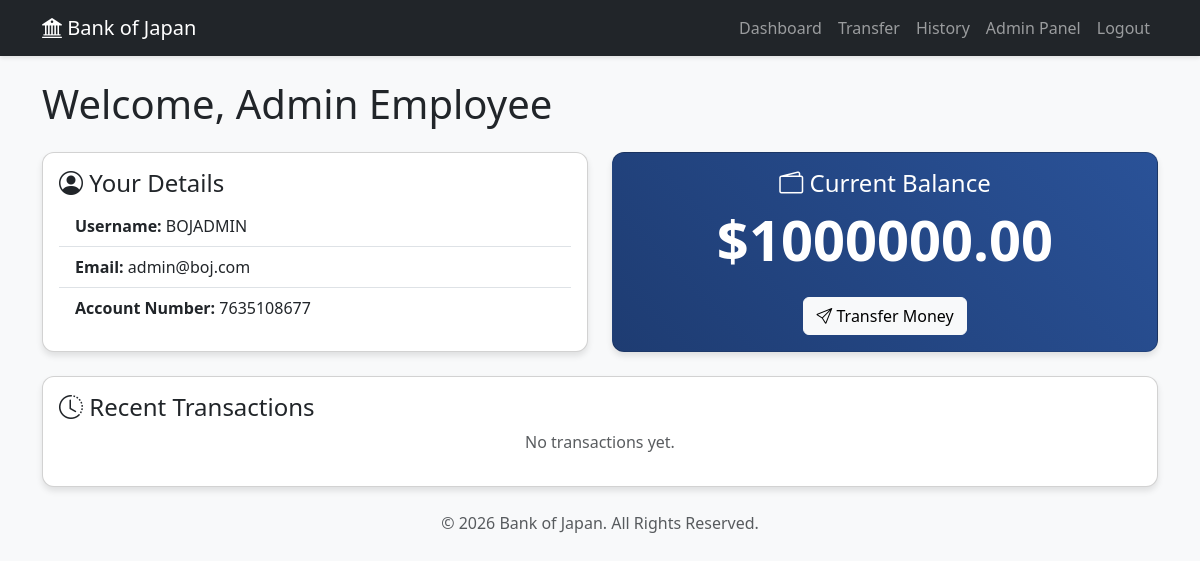
The page /dashboard (signed in) on the database its author committed.
### app.py (models this page shows, shortened)
class User(UserMixin, db.Model):
    id = db.Column(db.Integer, primary_key=True)
    username = db.Column(db.String(20), unique=True, nullable=False)
    name = db.Column(db.String(100), nullable=False)
    email = db.Column(db.String(120), unique=True, nullable=False)
    phone = db.Column(db.String(20), nullable=False)
    address = db.Column(db.String(200), nullable=False)
    password_hash = db.Column(db.String(60), nullable=False)
    is_employee = db.Column(db.Boolean, default=False)
    created_at = db.Column(db.DateTime, default=lambda: datetime.now(timezone.utc))
    account = db.relationship('Account', backref='owner', uselist=False, cascade="all, delete-orphan")

class Account(db.Model):
    id = db.Column(db.Integer, primary_key=True)
    user_id = db.Column(db.Integer, db.ForeignKey('user.id'), nullable=False)
    account_number = db.Column(db.String(20), unique=True, nullable=False)
    balance = db.Column(db.Float, nullable=False, default=1000.00) # New users get a starting balance
    transactions = db.relationship('Transaction', backref='account', lazy=True)

### app.py (the view)
@app.route("/dashboard")
@login_required
def dashboard():
    account = current_user.account
    recent_transactions = Transaction.query.filter_by(account_id=account.id).order_by(Transaction.timestamp.desc()).limit(5).all()
    return render_template('dashboard.html', title='Dashboard', account=account, transactions=recent_transactions)

### app.py (called while the page is built)
@app.context_processor
def inject_now():
    return {'now': datetime.now(timezone.utc)}

@login_manager.user_loader
def load_user(user_id):
    return User.query.get(int(user_id))

### templates/dashboard.html
{% extends "base.html" %}
{% block content %}
<h1 class="mb-4">Welcome, {{ current_user.name }}</h1>
<div class="row g-4">
    <div class="col-md-6">
        <div class="card h-100">
            <div class="card-body">
                <h4 class="card-title"><i class="bi bi-person-circle"></i> Your Details</h4>
                <ul class="list-group list-group-flush">
                    <li class="list-group-item"><strong>Username:</strong> {{ current_user.username }}</li>
                    <li class="list-group-item"><strong>Email:</strong> {{ current_user.email }}</li>
                    <li class="list-group-item"><strong>Account Number:</strong> {{ account.account_number }}</li>
                </ul>
            </div>
        </div>
    </div>
    <div class="col-md-6">
        <div class="card balance-card text-white h-100">
            <div class="card-body text-center">
                <h4 class="card-title"><i class="bi bi-wallet2"></i> Current Balance</h4>
                <h1 class="display-4 fw-bold">${{ "%.2f"|format(account.balance) }}</h1>
                <a href="{{ url_for('transfer') }}" class="btn btn-light mt-3"><i class="bi bi-send"></i> Transfer Money</a>
            </div>
        </div>
    </div>
</div>
<div class="card mt-4">
    <div class="card-body">
        <h4 class="card-title"><i class="bi bi-clock-history"></i> Recent Transactions</h4>
        {% if transactions %}
        <div class="table-responsive">
            <table class="table table-striped">
                <thead>
                    <tr>
                        <th>Date</th>
                        <th>Type</th>
                        <th>Amount</th>
                        <th>Description</th>
                    </tr>
                </thead>
                <tbody>
                    {% for tx in transactions %}
                    <tr>
                        <td>{{ tx.timestamp.strftime('%Y-%m-%d %H:%M') }}</td>
                        <td>
                            <span class="badge bg-{{ 'success' if tx.type == 'credit' else 'danger' }}">
                                {{ tx.type|capitalize }}
                            </span>
                        </td>
                        <td>${{ "%.2f"|format(tx.amount) }}</td>
                        <td>{{ tx.description }}</td>
                    </tr>
                    {% endfor %}
                </tbody>
            </table>
        </div>
        <div class="text-center">
            <a href="{{ url_for('history') }}">View All Transactions</a>
        </div>
        {% else %}
        <p class="text-center text-muted">No transactions yet.</p>
        {% endif %}
    </div>
</div>
{% endblock %}

### templates/base.html (style rules this page uses)
body { background-color: #f8f9fa; }
.card { border-radius: 0.75rem; box-shadow: 0 4px 6px rgba(0,0,0,.1); }
.balance-card { background: linear-gradient(45deg, #1e3c72, #2a5298); }

### rows shown on the page
User: name "Admin Employee", username "BOJADMIN", email "admin@boj.com"
Account: account_number "7635108677", balance "1000000.00"
